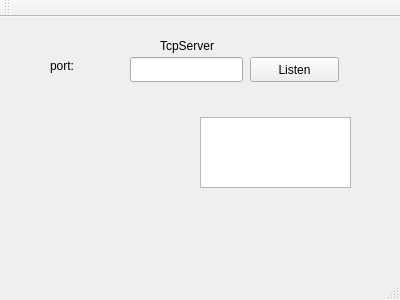
<?xml version="1.0" encoding="UTF-8"?>
<ui version="4.0">
 <class>MainWindow</class>
 <widget class="QMainWindow" name="MainWindow">
  <property name="geometry">
   <rect>
    <x>0</x>
    <y>0</y>
    <width>400</width>
    <height>300</height>
   </rect>
  </property>
  <property name="windowTitle">
   <string>MainWindow</string>
  </property>
  <widget class="QWidget" name="centralWidget">
   <widget class="QLabel" name="label">
    <property name="geometry">
     <rect>
      <x>160</x>
      <y>20</y>
      <width>67</width>
      <height>17</height>
     </rect>
    </property>
    <property name="text">
     <string>TcpServer</string>
    </property>
   </widget>
   <widget class="QLineEdit" name="lineEdit">
    <property name="geometry">
     <rect>
      <x>130</x>
      <y>40</y>
      <width>113</width>
      <height>25</height>
     </rect>
    </property>
   </widget>
   <widget class="QLabel" name="label_2">
    <property name="geometry">
     <rect>
      <x>50</x>
      <y>40</y>
      <width>67</width>
      <height>17</height>
     </rect>
    </property>
    <property name="text">
     <string>port:</string>
    </property>
   </widget>
   <widget class="QPushButton" name="pushButton_2">
    <property name="geometry">
     <rect>
      <x>250</x>
      <y>40</y>
      <width>89</width>
      <height>25</height>
     </rect>
    </property>
    <property name="text">
     <string>Listen</string>
    </property>
   </widget>
   <widget class="QTextBrowser" name="textBrowser">
    <property name="geometry">
     <rect>
      <x>200</x>
      <y>100</y>
      <width>151</width>
      <height>71</height>
     </rect>
    </property>
   </widget>
  </widget>
  <widget class="QMenuBar" name="menuBar">
   <property name="geometry">
    <rect>
     <x>0</x>
     <y>0</y>
     <width>400</width>
     <height>28</height>
    </rect>
   </property>
  </widget>
  <widget class="QToolBar" name="mainToolBar">
   <attribute name="toolBarArea">
    <enum>TopToolBarArea</enum>
   </attribute>
   <attribute name="toolBarBreak">
    <bool>false</bool>
   </attribute>
  </widget>
  <widget class="QStatusBar" name="statusBar"/>
 </widget>
 <layoutdefault spacing="6" margin="11"/>
 <resources/>
 <connections/>
</ui>
